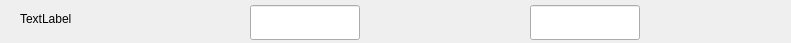
<?xml version="1.0" encoding="UTF-8"?>
<ui version="4.0">
 <class>ListWidgetIOOutputItem</class>
 <widget class="QWidget" name="ListWidgetIOOutputItem">
  <property name="geometry">
   <rect>
    <x>0</x>
    <y>0</y>
    <width>791</width>
    <height>43</height>
   </rect>
  </property>
  <property name="windowTitle">
   <string>Form</string>
  </property>
  <widget class="QLabel" name="TaskNamelabel">
   <property name="geometry">
    <rect>
     <x>20</x>
     <y>5</y>
     <width>130</width>
     <height>28</height>
    </rect>
   </property>
   <property name="text">
    <string>TextLabel</string>
   </property>
  </widget>
  <widget class="QLineEdit" name="OKIOOutputProtEdit">
   <property name="geometry">
    <rect>
     <x>250</x>
     <y>5</y>
     <width>110</width>
     <height>35</height>
    </rect>
   </property>
  </widget>
  <widget class="QLineEdit" name="NGIOOutputProtEdit">
   <property name="geometry">
    <rect>
     <x>530</x>
     <y>5</y>
     <width>110</width>
     <height>35</height>
    </rect>
   </property>
  </widget>
 </widget>
 <resources/>
 <connections/>
</ui>
